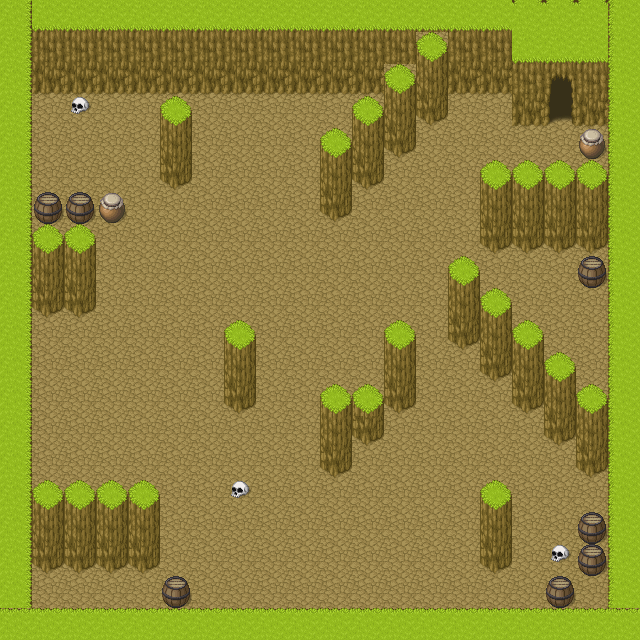

Below is a game level as drawn by its tile map, then a one-line description and the .tmx that defines it (tile-layer data replaced by summaries):
An orthogonal 20x20 tile map with 32x32 px tiles, 3 tile layers (groundlayer, walllayer, decolayer), 2 tilesets.

<map version="1.5" tiledversion="1.7.2" orientation="orthogonal" renderorder="right-down" width="20" height="20" tilewidth="32" tileheight="32" infinite="0" nextlayerid="4" nextobjectid="1">
 <tileset firstgid="1" name="forest2" tilewidth="32" tileheight="32" tilecount="1064" columns="8">
  <image source="forest2.png" width="256" height="4256" />
 </tileset>
 <tileset firstgid="1065" name="forest3" tilewidth="32" tileheight="32" tilecount="855" columns="19">
  <image source="forest3.png" width="608" height="1440" />
 </tileset>
 <layer id="1" name="groundlayer" width="20" height="20">
  <data>[400 cells, 400 non-empty, 1 distinct tile ids]</data>
 </layer>
 <layer id="2" name="walllayer" width="20" height="20">
  <data>[400 cells, 186 non-empty, 12 distinct tile ids]</data>
 </layer>
 <layer id="3" name="decolayer" width="20" height="20">
  <data>[400 cells, 12 non-empty, 3 distinct tile ids]</data>
 </layer>
</map>
